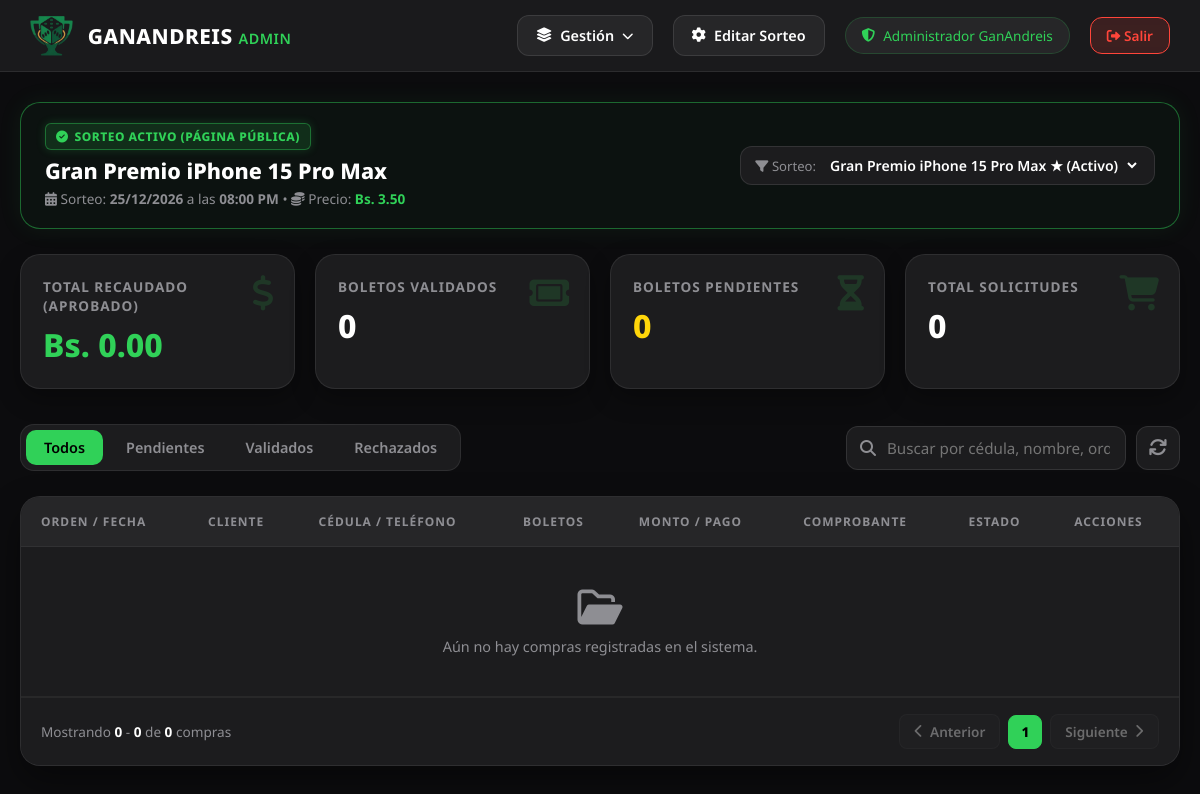
Screenshot of /Admin/dashboard.php (signed in) with the database file from the repository.
### tables this page shows
CREATE TABLE IF NOT EXISTS `sorteos` (
  `id` INT AUTO_INCREMENT PRIMARY KEY,
  `titulo` VARCHAR(200) NOT NULL,
  `descripcion` TEXT,
  `fecha_sorteo` DATE NOT NULL,
  `hora_sorteo` VARCHAR(20) NOT NULL,
  `precio_unitario` DECIMAL(10,2) NOT NULL DEFAULT 3.50,
  `imagen` VARCHAR(255) DEFAULT 'Assets/img/Prueba.jpg',
  `activo` TINYINT(1) DEFAULT 1,
  `creado_el` TIMESTAMP DEFAULT CURRENT_TIMESTAMP
);

### Admin/dashboard.php (the view, shortened to what this page needs)
<?php
$pdo = obtenerConexion();
$compras = [];
$totalRecaudado = 0;
$totalBoletosValidados = 0;
$totalBoletosPendientes = 0;
$totalCompras = 0;
$todosSorteos = [];
$sorteoActual = null;
if ($pdo) {
    try {
        $stmtTodosSorteos = $pdo->query("SELECT *, DATE_FORMAT(fecha_sorteo, '%d/%m/%Y') AS fecha_formateada FROM sorteos ORDER BY activo DESC, id DESC");
        $todosSorteos = $stmtTodosSorteos->fetchAll();
        if (!$sorteoActual) {
            foreach ($todosSorteos as $st) {
                if ($st['activo'] == 1) {
                    $sorteoActual = $st;
                    break;
                }
            }
        }
        $sorteoIdActual = $sorteoActual ? (int)$sorteoActual['id'] : 0;
        if ($sorteoIdActual > 0) {
            $stmtRecaudado = $pdo->prepare("
                SELECT COALESCE(SUM(c.total_monto), 0)
                FROM compras c
                WHERE c.estado = 'validado'
                AND c.id IN (SELECT DISTINCT compra_id FROM tickets WHERE sorteo_id = ?)
            ");
            $stmtRecaudado->execute([$sorteoIdActual]);
            $totalRecaudado = (float)$stmtRecaudado->fetchColumn();
            $stmtBV = $pdo->prepare("SELECT COALESCE(COUNT(id), 0) FROM tickets WHERE sorteo_id = ? AND estado = 'validado'");
            $stmtBV->execute([$sorteoIdActual]);
            $totalBoletosValidados = (int)$stmtBV->fetchColumn();
            $stmtBP = $pdo->prepare("SELECT COALESCE(COUNT(id), 0) FROM tickets WHERE sorteo_id = ? AND estado = 'pendiente'");
            $stmtBP->execute([$sorteoIdActual]);
            $totalBoletosPendientes = (int)$stmtBP->fetchColumn();
            $stmtTotC = $pdo->prepare("
                SELECT COUNT(DISTINCT c.id)
                FROM compras c
                INNER JOIN tickets t ON t.compra_id = c.id
                WHERE t.sorteo_id = ?
            ");
            $stmtTotC->execute([$sorteoIdActual]);
            $totalCompras = (int)$stmtTotC->fetchColumn();
            $stmtCompras = $pdo->prepare("
                SELECT
                    c.*,
                    DATE_FORMAT(c.creado_el, '%d/%m/%Y %h:%i %p') AS fecha_formateada,
                    GROUP_CONCAT(t.numero_ticket ORDER BY t.id ASC SEPARATOR ', ') AS lista_tickets
                FROM compras c
                INNER JOIN tickets t ON t.compra_id = c.id
                WHERE t.sorteo_id = ?
                GROUP BY c.id
                ORDER BY c.id DESC
            ");
            $stmtCompras->execute([$sorteoIdActual]);
            $compras = $stmtCompras->fetchAll();
        }
    } catch (Exception $e) {
        $errorBD = $e->getMessage();
    }
}
$todosSorteos = $todosSorteos ?? [];
?>
<!DOCTYPE html>
<html lang="es">
<head>
    <link rel="stylesheet" href="../Assets/css/index.css">
    <link rel="stylesheet" href="../Assets/css/modal_alerta.css">
    <link rel="stylesheet" href="../Assets/icons/fontawesome-free-6.2.1-web/css/all.css">
</head>
<body>
    <header class="admin-nav">
        <a href="dashboard.php" class="admin-logo">
            <img src="../Assets/img/logo-transparente.png" alt="GanAndreis">
            <h2>GANANDREIS <span style="color:var(--color-primario); font-size:0.9rem; font-weight:600;">ADMIN</span></h2>
        </a>
        <div class="admin-nav-user">
            <div class="dropdown-gestion" id="dropdownGestion">
                <button type="button" class="btn-config btn-dropdown-trigger" id="btnTriggerGestion" title="Opciones de Gestión">
                    <i class="fa-solid fa-layer-group"></i> Gestión <i class="fa-solid fa-chevron-down flecha-dropdown"></i>
                </button>
            </div>
            <button class="btn-config" id="btnAbrirSorteo">
                <i class="fa-solid fa-gear"></i> Editar Sorteo
            </button>
            <div class="user-pill">
                <i class="fa-solid fa-shield-halved"></i>
                <span><?= htmlspecialchars($_SESSION['admin_nombre'] ?? 'Administrador') ?></span>
            </div>
            <a href="logout.php" class="btn-logout">
                <i class="fa-solid fa-right-from-bracket"></i> Salir
            </a>
        </div>
    </header>
    <div class="admin-container">
        <div class="sorteo-active-bar <?= $sorteoActual['activo'] ? 'is-live' : '' ?>">
            <div class="sorteo-active-info">
                <span class="sorteo-active-tag <?= $sorteoActual['activo'] ? 'tag-activo' : 'tag-inactivo' ?>">
                    <i class="fa-solid <?= $sorteoActual['activo'] ? 'fa-circle-check' : 'fa-circle-pause' ?>"></i>
                    <?= $sorteoActual['activo'] ? 'SORTEO ACTIVO (PÁGINA PÚBLICA)' : 'SORTEO INACTIVO (HISTORIAL)' ?>
                </span>
                <h2><?= htmlspecialchars($sorteoActual['titulo']) ?></h2>
                <p>
                    <i class="fa-solid fa-calendar-days"></i> Sorteo: <strong><?= date('d/m/Y', strtotime($sorteoActual['fecha_sorteo'])) ?></strong> a las <strong><?= htmlspecialchars($sorteoActual['hora_sorteo']) ?></strong> &bull;
                    <i class="fa-solid fa-coins"></i> Precio: <strong style="color:var(--color-primario);">Bs. <?= number_format($sorteoActual['precio_unitario'], 2) ?></strong>
                </p>
            </div>
            <div class="sorteo-active-selector">
                <label for="selectCambiarSorteo"><i class="fa-solid fa-filter"></i> Sorteo:</label>
                <select id="selectCambiarSorteo" onchange="if(this.value) window.location.href='dashboard.php?sorteo_id=' + this.value">
                    <?php foreach ($todosSorteos as $st): ?>
                        <option value="<?= $st['id'] ?>" <?= $st['id'] == $sorteoActual['id'] ? 'selected' : '' ?>>
                            <?= htmlspecialchars($st['titulo']) ?> <?= $st['activo'] ? '★ (Activo)' : '' ?>
                        </option>
                    <?php endforeach; ?>
                </select>
            </div>
        </div>
        <div class="stats-grid">
            <div class="stat-card recaudado">
                <i class="fa-solid fa-dollar-sign stat-icon"></i>
                <h4>Total Recaudado (Aprobado)</h4>
                <div class="stat-value">Bs. <?= number_format($totalRecaudado, 2) ?></div>
            </div>
            <div class="stat-card">
                <i class="fa-solid fa-ticket stat-icon"></i>
                <h4>Boletos Validados</h4>
                <div class="stat-value"><?= number_format($totalBoletosValidados) ?></div>
            </div>
            <div class="stat-card pendiente">
                <i class="fa-solid fa-hourglass-half stat-icon"></i>
                <h4>Boletos Pendientes</h4>
                <div class="stat-value"><?= number_format($totalBoletosPendientes) ?></div>
            </div>
            <div class="stat-card">
                <i class="fa-solid fa-cart-shopping stat-icon"></i>
                <h4>Total Solicitudes</h4>
                <div class="stat-value"><?= number_format($totalCompras) ?></div>
            </div>
        </div>
        <div class="controls-bar">
            <div class="filter-tabs">
                <button class="filter-btn active" data-filter="todos">Todos</button>
                <button class="filter-btn" data-filter="pendiente">Pendientes</button>
                <button class="filter-btn" data-filter="validado">Validados</button>
                <button class="filter-btn" data-filter="rechazado">Rechazados</button>
            </div>
            <div class="search-and-refresh">
                <div class="search-box">
                    <i class="fa-solid fa-magnifying-glass"></i>
                    <input type="text" id="buscadorAdmin" placeholder="Buscar por cédula, nombre, orden o #ticket...">
                </div>
                <button type="button" id="btnRecargarDashboard" class="btn-refresh" title="Recargar y comprobar nuevos tickets">
                    <i class="fa-solid fa-arrows-rotate"></i>
                </button>
            </div>
        </div>
        <div class="table-card">
            <div class="table-responsive">
                <table class="admin-table">
                    <thead>
                        <tr>
                            <th>Orden / Fecha</th>
                            <th>Cliente</th>
                            <th>Cédula / Teléfono</th>
                            <th>Boletos</th>
                            <th>Monto / Pago</th>
                            <th>Comprobante</th>
                            <th>Estado</th>
                            <th>Acciones</th>
                        </tr>
                    </thead>
                    <tbody id="comprasTbody">
                        <?php if (empty($compras)): ?>
                            <tr>
                                <td colspan="8" style="text-align:center; padding: 40px; color: var(--color-terciario);">
                                    <i class="fa-regular fa-folder-open" style="font-size: 2.5rem; display:block; margin-bottom: 10px;"></i>
                                    Aún no hay compras registradas en el sistema.
                                </td>
                            </tr>
                        <?php endif; ?>
                    </tbody>
                </table>
            </div>
            <div class="table-pagination" id="paginacionCompras">
                <div class="pagination-info" id="paginacionInfo">
                    Mostrando <strong id="pagDesde">0</strong> - <strong id="pagHasta">0</strong> de <strong id="pagTotal">0</strong> compras
                </div>
                <div class="pagination-controls">
                    <button type="button" class="btn-pag" id="btnPagAnterior" disabled>
                        <i class="fa-solid fa-chevron-left"></i> Anterior
                    </button>
                    <div class="pagination-pages" id="paginacionNumeros"></div>
                    <button type="button" class="btn-pag" id="btnPagSiguiente" disabled>
                        Siguiente <i class="fa-solid fa-chevron-right"></i>
                    </button>
                </div>
            </div>
        </div>
    </div>
</body>
</html>

### Assets/css/index.css (style rules this page uses)
* { margin: 0; padding: 0; list-style: none; text-decoration: none; box-sizing: border-box; font-family: "Noto Sans", sans-serif; }
:root { --color-primario: #30D158; --color-secundario: #262628; --color-terciario: #8E8E93; --fondo: #000000; --input-busqueda: #1C1C1E; --blanco: #FFFFFF; --negro: #000000; }
body { background: var(--fondo); color: var(--blanco); }

### rows the page displays
sorteos: titulo "Gran Premio iPhone 15 Pro Max", fecha_sorteo "25/12/2026", hora_sorteo "08:00 PM", precio_unitario "3.50"

### other values shown
$_SESSION['admin_nombre'] "Administrador GanAndreis"
$totalRecaudado "0.00"
$totalBoletosValidados "0"
$totalBoletosPendientes "0"
$totalCompras "0"
form field value "Gran Premio iPhone 15 Pro Max ★ (Activo)"
